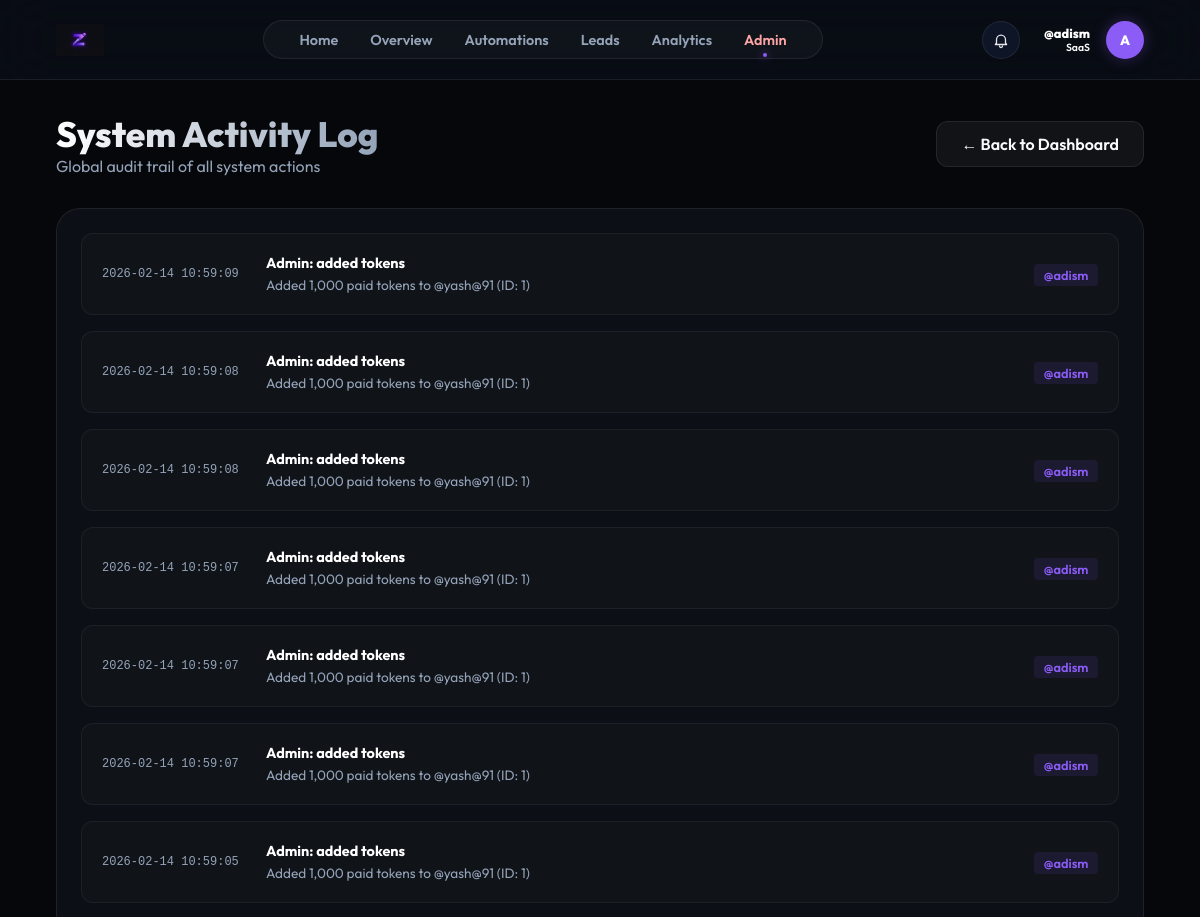
The page /admin/activities (signed in, upper part) on the database as committed earlier.
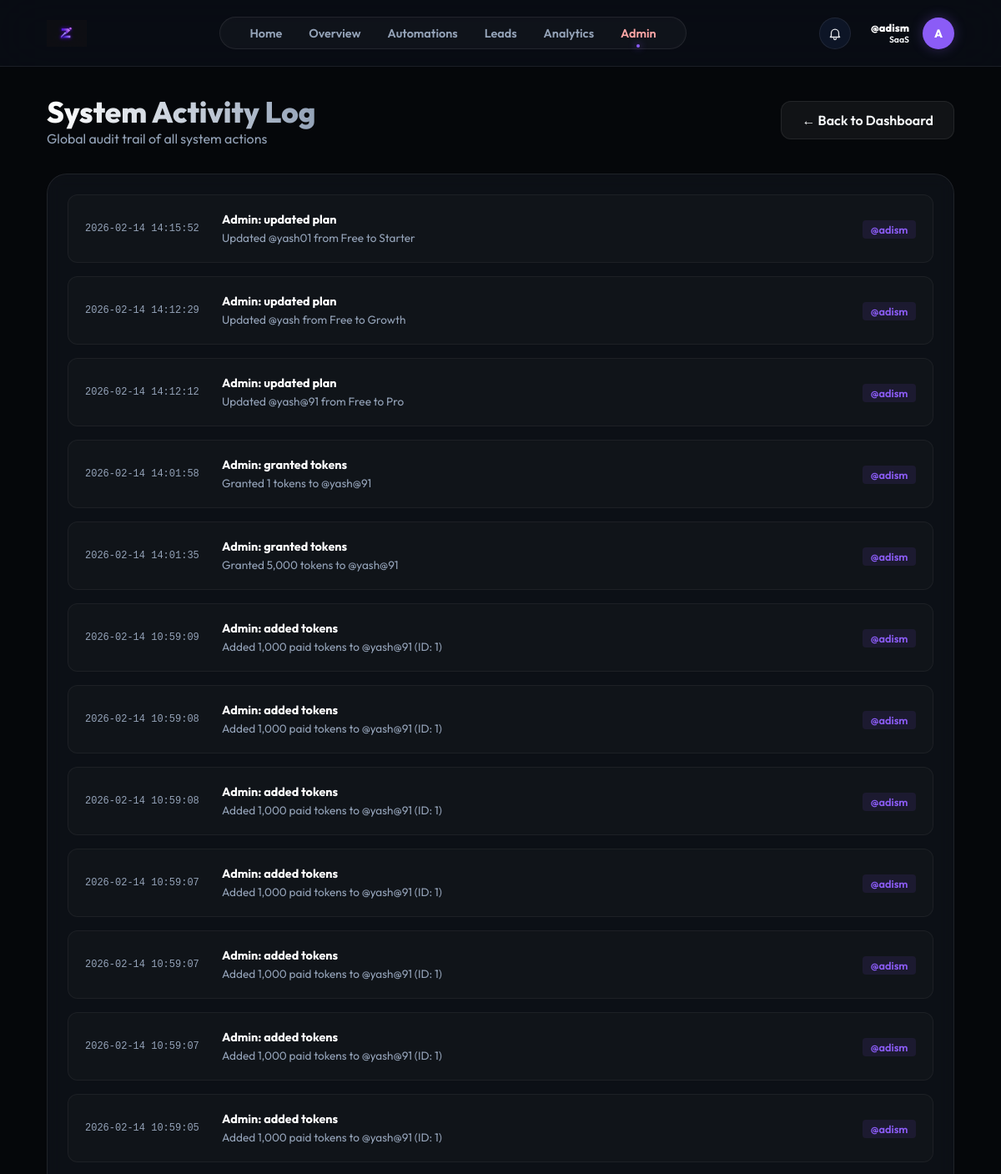
The same page on the database as committed later.
### models.py (models this page shows)
class ActivityLog(db.Model):
    __tablename__ = 'activity_log'
    id = db.Column(db.Integer, primary_key=True)
    user_id = db.Column(db.Integer, db.ForeignKey('user.id'), nullable=True)
    action = db.Column(db.String(100), nullable=False)
    details = db.Column(db.Text)
    timestamp = db.Column(db.DateTime, default=datetime.utcnow)
    user = db.relationship('User', backref=db.backref('activities', lazy=True))

class User(db.Model):
    id = db.Column(db.Integer, primary_key=True)
    username = db.Column(db.String(80), unique=True, nullable=False)
    email = db.Column(db.String(120), unique=True)
    password_hash = db.Column(db.String(256))
    full_name = db.Column(db.String(100))
    fb_user_id = db.Column(db.String(120), unique=True)
    ig_user_id = db.Column(db.String(120), unique=True)
    fb_access_token = db.Column(db.Text)
    ig_access_token = db.Column(db.Text)
    token_expires_at = db.Column(db.DateTime)
    ig_username = db.Column(db.String(100))  # Store Instagram username separately
    ig_password_encrypted = db.Column(db.Text)  # Encrypted password
    ig_session_data = db.Column(db.Text)  # Store session data for direct API
    plan = db.Column(db.String(50), default="Free")
    used_founding_coupon = db.Column(db.Boolean, default=False)
    niche = db.Column(db.String(50))
    bio = db.Column(db.Text)
    avatar = db.Column(db.String(10))
    followers = db.Column(db.Integer, default=0)
    following = db.Column(db.Integer, default=0)
    free_tokens = db.Column(db.Integer, default=4000)
    paid_tokens = db.Column(db.Integer, default=0)
    tokens_reset_at = db.Column(db.DateTime, default=datetime.utcnow)
    is_admin = db.Column(db.Boolean, default=False)
    funnels = db.relationship('Funnel', backref='owner', lazy=True)
    leads = db.relationship('Lead', backref='owner', lazy=True)

### app.py (the view)
@app.route('/admin/activities')
@admin_required
def admin_activities():
    user = User.query.get(session['user_id'])
    activities = ActivityLog.query.order_by(ActivityLog.timestamp.desc()).all()
    return render_template('admin_activities.html', user=user, activities=activities)

### app.py (called while the page is built)
def admin_required(f):
    @wraps(f)
    def decorated_function(*args, **kwargs):
        if 'user_id' not in session:
            return redirect(url_for('login_ui'))
        user = User.query.get(session['user_id'])
        if not user or not user.is_admin:
            abort(403)
        return f(*args, **kwargs)
    return decorated_function

### templates/admin_activities.html (shortened to what this page needs)
{% extends "base.html" %}
{% block content %}
<div class="admin-container">
    <div style="display: flex; justify-content: space-between; align-items: center; margin-bottom: 2rem;">
        <div>
            <h1
                style="font-size: 2.2rem; font-weight: 800; background: linear-gradient(to right, #fff, #94a3b8); -webkit-background-clip: text; -webkit-text-fill-color: transparent;">
                System Activity Log</h1>
            <p style="color: var(--text-secondary);">Global audit trail of all system actions</p>
        </div>
        <a href="/admin" class="btn btn-secondary" style="text-decoration: none;">← Back to Dashboard</a>
    </div>
    <div class="card" style="padding: 1.5rem;">
        <div style="display: flex; flex-direction: column; gap: 1rem;">
            {% for log in activities %}
            <div
                style="padding: 1.25rem; background: rgba(255,255,255,0.02); border-radius: 12px; border: 1px solid rgba(255,255,255,0.05); display: flex; justify-content: space-between; align-items: center;">
                <div style="display: flex; gap: 1.5rem; align-items: center; flex: 1;">
                    <div
                        style="min-width: 140px; font-size: 0.75rem; color: var(--text-secondary); font-family: 'Fira Code', monospace;">
                        {{ log.timestamp.strftime('%Y-%m-%d %H:%M:%S') }}
                    </div>
                    <div style="flex: 1;">
                        <span
                            style="font-weight: 700; color: #fff; font-size: 0.9rem; display: block; margin-bottom: 0.25rem;">{{
                            log.action }}</span>
                        <p style="font-size: 0.85rem; color: var(--text-secondary); margin: 0;">{{ log.details }}</p>
                    </div>
                </div>
                <div style="margin-left: 2rem; text-align: right;">
                    {% if log.user %}
                    <span
                        style="font-size: 0.8rem; background: rgba(139, 92, 246, 0.1); color: #8b5cf6; padding: 0.2rem 0.6rem; border-radius: 4px; font-weight: 600;">@{{
                        log.user.username }}</span>
                    {% else %}
                    <span style="font-size: 0.75rem; color: #94a3b8; font-style: italic;">System</span>
                    {% endif %}
                </div>
            </div>
            {% else %}
            <div style="text-align: center; padding: 3rem; color: var(--text-secondary);">
                <p>No activities logged yet.</p>
            </div>
            {% endfor %}
        </div>
    </div>
</div>
{% endblock %}

Rows that differ between the two databases and show on the page:
added ActivityLog: timestamp "2026-02-14 14:15:52", action "Admin: updated plan", details "Updated @yash01 from Free to Starter", user.username "adism"
added ActivityLog: timestamp "2026-02-14 14:12:29", action "Admin: updated plan", details "Updated @yash from Free to Growth", user.username "adism"
added ActivityLog: timestamp "2026-02-14 14:12:12", action "Admin: updated plan", details "Updated @yash@91 from Free to Pro", user.username "adism"
added ActivityLog: timestamp "2026-02-14 14:01:58", action "Admin: granted tokens", details "Granted 1 tokens to @yash@91", user.username "adism"
added ActivityLog: timestamp "2026-02-14 14:01:35", action "Admin: granted tokens", details "Granted 5,000 tokens to @yash@91", user.username "adism"
